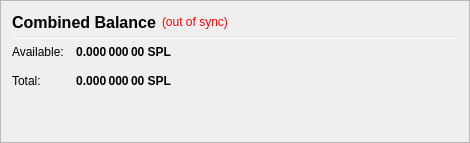
                   <widget class="QFrame" name="frame_CombinedBalances">
                    <property name="minimumSize">
                     <size>
                      <width>470</width>
                      <height>0</height>
                     </size>
                    </property>
                    <property name="frameShape">
                     <enum>QFrame::StyledPanel</enum>
                    </property>
                    <property name="frameShadow">
                     <enum>QFrame::Raised</enum>
                    </property>
                    <layout class="QVBoxLayout" name="verticalLayout_5">
                     <item>
                      <layout class="QHBoxLayout" name="horizontalLayout_5" stretch="0,0,0">
                       <item>
                        <widget class="QLabel" name="label_5z">
                         <property name="minimumSize">
                          <size>
                           <width>0</width>
                           <height>20</height>
                          </size>
                         </property>
                         <property name="font">
                          <font>
                           <pointsize>12</pointsize>
                           <weight>75</weight>
                           <bold>true</bold>
                          </font>
                         </property>
                         <property name="toolTip">
                          <string>Combined Balance (including unconfirmed and immature coins)</string>
                         </property>
                         <property name="text">
                          <string>Combined Balance</string>
                         </property>
                        </widget>
                       </item>
                       <item>
                        <widget class="QLabel" name="labelWalletStatus">
                         <property name="cursor">
                          <cursorShape>WhatsThisCursor</cursorShape>
                         </property>
                         <property name="toolTip">
                          <string>The displayed information may be out of date. Your wallet automatically synchronizes with the Simplicity network after a connection is established, but this process has not completed yet.</string>
                         </property>
                         <property name="styleSheet">
                          <string notr="true">QLabel { color: red; }</string>
                         </property>
                         <property name="text">
                          <string notr="true">(out of sync)</string>
                         </property>
                         <property name="alignment">
                          <set>Qt::AlignLeading|Qt::AlignLeft|Qt::AlignVCenter</set>
                         </property>
                        </widget>
                       </item>
                       <item>
                        <spacer name="horizontalSpacer_1">
                         <property name="orientation">
                          <enum>Qt::Horizontal</enum>
                         </property>
                         <property name="sizeHint" stdset="0">
                          <size>
                           <width>40</width>
                           <height>20</height>
                          </size>
                         </property>
                        </spacer>
                       </item>
                      </layout>
                     </item>
                     <item>
                      <widget class="Line" name="line_CombinedBalance">
                       <property name="minimumSize">
                        <size>
                         <width>0</width>
                         <height>1</height>
                        </size>
                       </property>
                       <property name="maximumSize">
                        <size>
                         <width>16777215</width>
                         <height>1</height>
                        </size>
                       </property>
                       <property name="orientation">
                        <enum>Qt::Horizontal</enum>
                       </property>
                      </widget>
                     </item>
                     <item>
                      <layout class="QGridLayout" name="gridLayout_3">
                       <property name="spacing">
                        <number>12</number>
                       </property>
                       <item row="1" column="0">
                        <widget class="QLabel" name="labelBalanceTextz">
                         <property name="text">
                          <string>Available:</string>
                         </property>
                        </widget>
                       </item>
                       <item row="1" column="1">
                        <widget class="QLabel" name="labelBalancez">
                         <property name="font">
                          <font>
                           <weight>75</weight>
                           <bold>true</bold>
                          </font>
                         </property>
                         <property name="cursor">
                          <cursorShape>IBeamCursor</cursorShape>
                         </property>
                         <property name="toolTip">
                          <string>Your current spendable balance</string>
                         </property>
                         <property name="text">
                          <string notr="true">0.000 000 00 SPL</string>
                         </property>
                         <property name="alignment">
                          <set>Qt::AlignRight|Qt::AlignTrailing|Qt::AlignVCenter</set>
                         </property>
                         <property name="textInteractionFlags">
                          <set>Qt::LinksAccessibleByMouse|Qt::TextSelectableByKeyboard|Qt::TextSelectableByMouse</set>
                         </property>
                        </widget>
                       </item>
                       <item row="2" column="0">
                        <widget class="QLabel" name="labelTotalTextz">
                         <property name="text">
                          <string>Total:</string>
                         </property>
                        </widget>
                       </item>
                       <item row="2" column="1">
                        <widget class="QLabel" name="labelTotalz">
                         <property name="font">
                          <font>
                           <weight>75</weight>
                           <bold>true</bold>
                          </font>
                         </property>
                         <property name="cursor">
                          <cursorShape>IBeamCursor</cursorShape>
                         </property>
                         <property name="toolTip">
                          <string>Total Balance, including all unavailable coins.</string>
                         </property>
                         <property name="text">
                          <string notr="true">0.000 000 00 SPL</string>
                         </property>
                         <property name="alignment">
                          <set>Qt::AlignRight|Qt::AlignTrailing|Qt::AlignVCenter</set>
                         </property>
                         <property name="textInteractionFlags">
                          <set>Qt::LinksAccessibleByMouse|Qt::TextSelectableByKeyboard|Qt::TextSelectableByMouse</set>
                         </property>
                        </widget>
                       </item>
                       <item row="2" column="3">
                        <spacer name="horizontalSpacer_2">
                         <property name="orientation">
                          <enum>Qt::Horizontal</enum>
                         </property>
                         <property name="sizeHint" stdset="0">
                          <size>
                           <width>40</width>
                           <height>20</height>
                          </size>
                         </property>
                        </spacer>
                       </item>
                      </layout>
                     </item>
                     <item>
                      <spacer name="verticalSpacer_1">
                       <property name="orientation">
                        <enum>Qt::Vertical</enum>
                       </property>
                       <property name="sizeHint" stdset="0">
                        <size>
                         <width>20</width>
                         <height>40</height>
                        </size>
                       </property>
                      </spacer>
                     </item>
                    </layout>
                   </widget>
